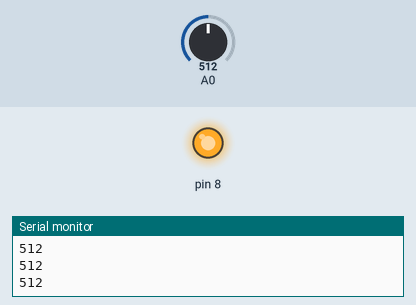
Simulated run of this sketch. Board: Arduino Uno, built with avr-gcc and run on an emulated ATmega328P. On the bench: output pins drawn as LEDs (lit = HIGH), the last lines printed to the serial monitor. The test bench sets the inputs (shaded band); at power-on: A0 = 512.

Above: at 1.2 s.
1.3 s: A0 set to 419
2.8 s: A0 set to 384
At 3.2 s:
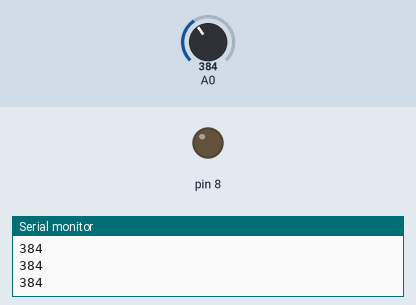
4.3 s: A0 set to 410
At 5.5 s:
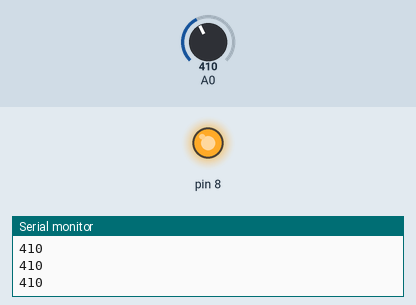
5.8 s: A0 set to 390
At 6.7 s:
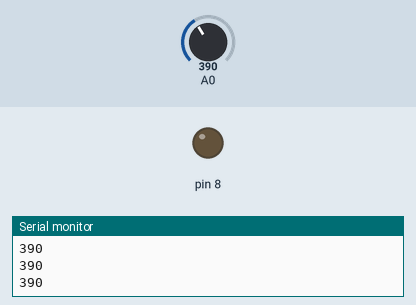
Timing chart, 0 to 8.3 s (numbered marks = the images above; inputs shaded):
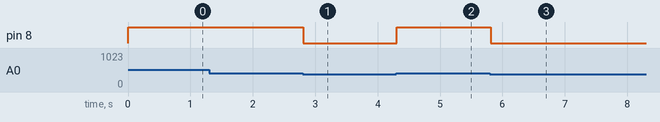

Measured:
- the behaviour switches between 401 and 400 on A0 (found by bisection; images 0 and 1)
- after the input at 2.8 s, pin 8: HIGH → LOW at once
- after the input at 4.3 s, pin 8: LOW → HIGH at once
- after the input at 5.8 s, pin 8: HIGH → LOW at once

The sketch:

lamp.ino
```cpp
void setup(){
   pinMode(A0,INPUT);
  pinMode(8,OUTPUT);
  Serial.begin(9600);
}

void loop(){
  int a = analogRead(A0);
  Serial.println(a);
  if(a>400){
    digitalWrite(8,HIGH);
  } else{
    digitalWrite(8,LOW);
  }
}
```
